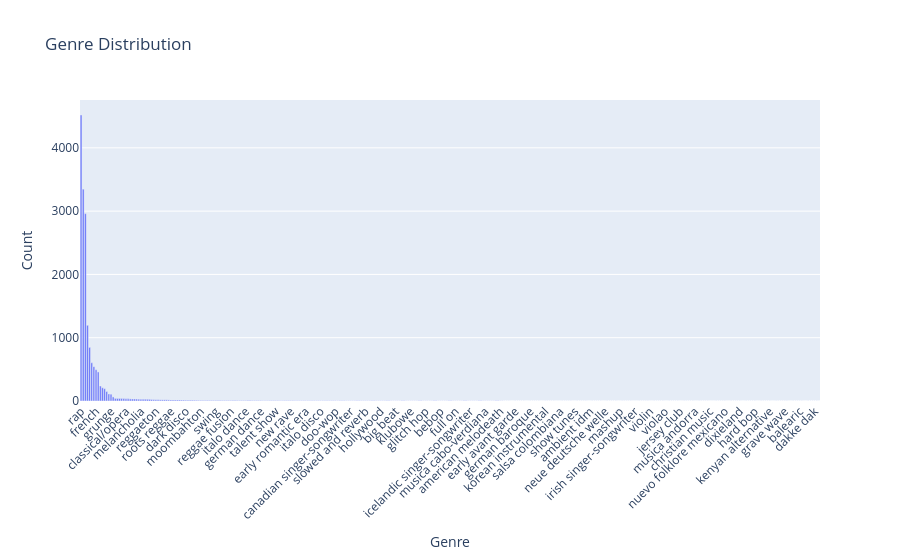

Notebook source saved alongside this figure:
### Code cell
plotting.plot_genres(df["genres"])

### Figure 1 — Plotly figure (JSON) as saved in the notebook; plotly's stock layout.template omitted (floating-point values rounded to 4 significant figures; data arrays with more than 128 entries replaced by an {"elided": "..."} marker saying what was removed)
{"data": [{"alignmentgroup": "True", "hovertemplate": "Genre=%{x}<br>Count=%{y}<extra></extra>", "legendgroup": "", "marker": {"color": "#636efa", "pattern": {"shape": ""}}, "name": "", "offsetgroup": "", "orientation": "v", "showlegend": false, "textposition": "auto", "type": "bar", "x": {"elided": "346 str values"}, "xaxis": "x", "y": {"elided": "346 int values"}, "yaxis": "y"}], "layout": {"barmode": "relative", "legend": {"tracegroupgap": 0}, "title": {"text": "Genre Distribution"}, "xaxis": {"anchor": "y", "domain": [0, 1], "tickangle": -45, "title": {"text": "Genre"}}, "yaxis": {"anchor": "x", "domain": [0, 1], "title": {"text": "Count"}}}}
